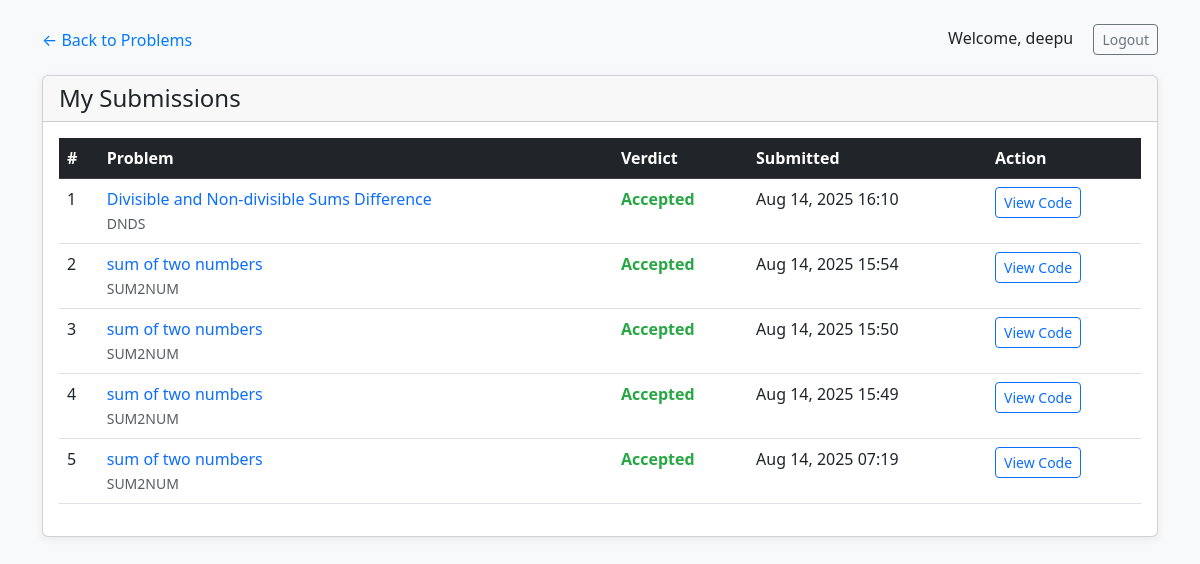
/problems/submissions/ (signed in), run on the app's committed database.
### core/models.py (models this page shows, shortened)
class Submission(models.Model):
    LANGUAGE_CHOICES = [
        ('py', 'Python 3'),
        ('cpp', 'C++'),
        ('c', 'C'),
    ]
    VERDICT_CHOICES = [
        ('AC', 'Accepted'),
        ('WA', 'Wrong Answer'),
        ('TLE', 'Time Limit Exceeded'),
        ('RE', 'Runtime Error'),
        ('CE', 'Compilation Error'),
    ]
    problem = models.ForeignKey(Problem, on_delete=models.CASCADE)
    user = models.ForeignKey(User, on_delete=models.CASCADE)
    code_text = models.TextField()
    language = models.CharField(max_length=10, choices=LANGUAGE_CHOICES, default='py')  # Add this field
    verdict = models.CharField(max_length=10, choices=VERDICT_CHOICES)
    submitted = models.DateTimeField(auto_now_add=True)
    class Meta:
        ordering = ['-submitted']

class Problem(models.Model):
    DIFFICULTY = (('E','Easy'),('M','Medium'),('H','Hard'))
    name = models.CharField(max_length=100)
    short_code = models.CharField(max_length=40,unique=True)
    statement = models.TextField()
    difficulty = models.CharField(max_length=1,choices=DIFFICULTY)

### core/views.py (the view)
# urls.py: path('submissions/', views.submissions_list, name='submissions_list'),
@login_required
def submissions_list(request):
    submissions = Submission.objects.filter(user=request.user).order_by('-submitted')
    context = {
        'submissions': submissions,
    }
    return render(request, 'submissions.html', context)

### core/templates/submissions.html (shortened to what this page needs)
{% load static %}
<!DOCTYPE html>
<html lang="en">
<head>
    <link href="https://cdn.jsdelivr.net/npm/bootstrap@5.3.0/dist/css/bootstrap.min.css" rel="stylesheet">
</head>
<body>
<div class="container">
    <div class="d-flex justify-content-between align-items-center mt-4 mb-3">
        <a href="{% url 'core:problems_list' %}" class="back-link">&larr; Back to Problems</a>
        <div>
            <span class="me-3">Welcome, {{ user.username }}</span>
            <a href="{% url 'authentication:logout-user' %}" class="btn btn-outline-secondary btn-sm">Logout</a>
        </div>
    </div>
    <div class="card">
        <div class="card-header">
            <h4 class="mb-0">My Submissions</h4>
        </div>
        <div class="card-body">
            {% if submissions %}
            <div class="table-responsive">
                <table class="table table-hover">
                    <thead class="table-dark">
                        <tr>
                            <th>#</th>
                            <th>Problem</th>
                            <th>Verdict</th>
                            <th>Submitted</th>
                            <th>Action</th>
                        </tr>
                    </thead>
                    <tbody>
                        {% for submission in submissions %}
                        <tr>
                            <td>{{ forloop.counter }}</td>
                            <td>
                                <a href="{% url 'core:problem_detail' submission.problem.short_code %}" class="text-decoration-none">
                                    {{ submission.problem.name }}
                                </a>
                                <br>
                                <small class="text-muted">{{ submission.problem.short_code }}</small>
                            </td>
                            <td>
                                <span class="verdict-{{ submission.verdict }}">
                                    {{ submission.get_verdict_display }}
                                </span>
                            </td>
                            <td>{{ submission.submitted|date:"M d, Y H:i" }}</td>
                            <td>
                                <button class="btn btn-sm btn-outline-primary"
                                        onclick="showSubmissionCode('{{ submission.code_text|escapejs }}')">
                                    View Code
                                </button>
                            </td>
                        </tr>
                        {% endfor %}
                    </tbody>
                </table>
            </div>
            {% else %}
            <div class="text-center text-muted py-5">
                <h5>No submissions yet</h5>
                <p>Start solving problems to see your submissions here.</p>
                <a href="{% url 'core:problems_list' %}" class="btn btn-primary">Browse Problems</a>
            </div>
            {% endif %}
        </div>
    </div>
</div>
</body>
</html>

### core/templates/submissions.html (style rules this page uses)
body { background: #f8f9fa; }
.card { margin-top: 20px; box-shadow: 0 2px 8px rgba(0,0,0,0.07); }
.verdict-AC { color: #28a745; font-weight: bold; }
.back-link { text-decoration: none; color: #007bff; }

### data on the page
Submission: problem.name "Divisible and Non-divisible Sums Difference", problem.short_code "DNDS", verdict "Accepted", submitted "Aug 14, 2025 16:10"
Submission: problem.name "sum of two numbers", problem.short_code "SUM2NUM", verdict "Accepted", submitted "Aug 14, 2025 15:54"
Submission: problem.name "sum of two numbers", problem.short_code "SUM2NUM", verdict "Accepted", submitted "Aug 14, 2025 15:50"
Submission: problem.name "sum of two numbers", problem.short_code "SUM2NUM", verdict "Accepted", submitted "Aug 14, 2025 15:49"
Submission: problem.name "sum of two numbers", problem.short_code "SUM2NUM", verdict "Accepted", submitted "Aug 14, 2025 07:19"

### other printed values
{{ user.username }} "deepu"
